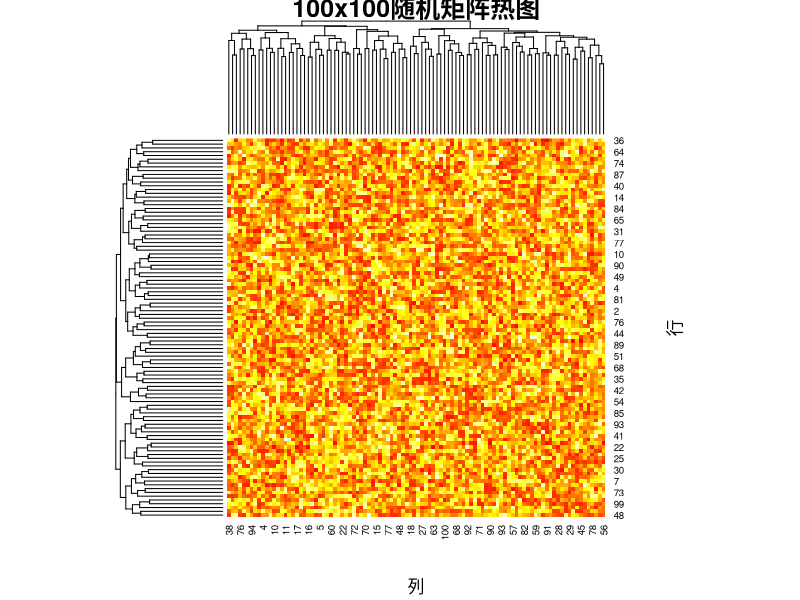

Source code (R):
# 生成100x100随机矩阵
set.seed(123)  # 设置随机种子以确保结果可重现
matrix_100 <- matrix(runif(100 * 100, min = 0, max = 100), nrow = 100, ncol = 100)

# 查看矩阵基本信息
cat("矩阵维度:", dim(matrix_100), "\n")
cat("矩阵前5行5列:\n")
print(matrix_100[1:5, 1:5])

# 基本计算
# 1. 矩阵行列和
row_sums <- rowSums(matrix_100)
col_sums <- colSums(matrix_100)

# 2. 矩阵均值、标准差
matrix_mean <- mean(matrix_100)
matrix_sd <- sd(matrix_100)

# 3. 矩阵特征值和特征向量
eigen_result <- eigen(matrix_100)

# 4. 矩阵行列式
matrix_det <- det(matrix_100)

# 5. 矩阵求逆（如果可逆）
if(matrix_det != 0) {
  matrix_inv <- solve(matrix_100)
} else {
  cat("矩阵不可逆\n")
}

# 6. 矩阵乘法（自乘）
matrix_squared <- matrix_100 %*% matrix_100

# 输出结果
cat("\n=== 基本统计 ===\n")
cat("矩阵均值:", round(matrix_mean, 2), "\n")
cat("矩阵标准差:", round(matrix_sd, 2), "\n")
cat("矩阵行列式:", matrix_det, "\n")

cat("\n=== 特征值信息 ===\n")
cat("最大特征值:", round(Re(eigen_result$values[1]), 2), "\n")
cat("特征值范围:", round(range(Re(eigen_result$values)), 2), "\n")

cat("\n=== 行列和统计 ===\n")
cat("行和范围:", round(range(row_sums), 2), "\n")
cat("列和范围:", round(range(col_sums), 2), "\n")

# 可视化矩阵的热图（可选）
heatmap(matrix_100, 
        main = "100x100随机矩阵热图",
        xlab = "列", 
        ylab = "行",
        col = heat.colors(100))